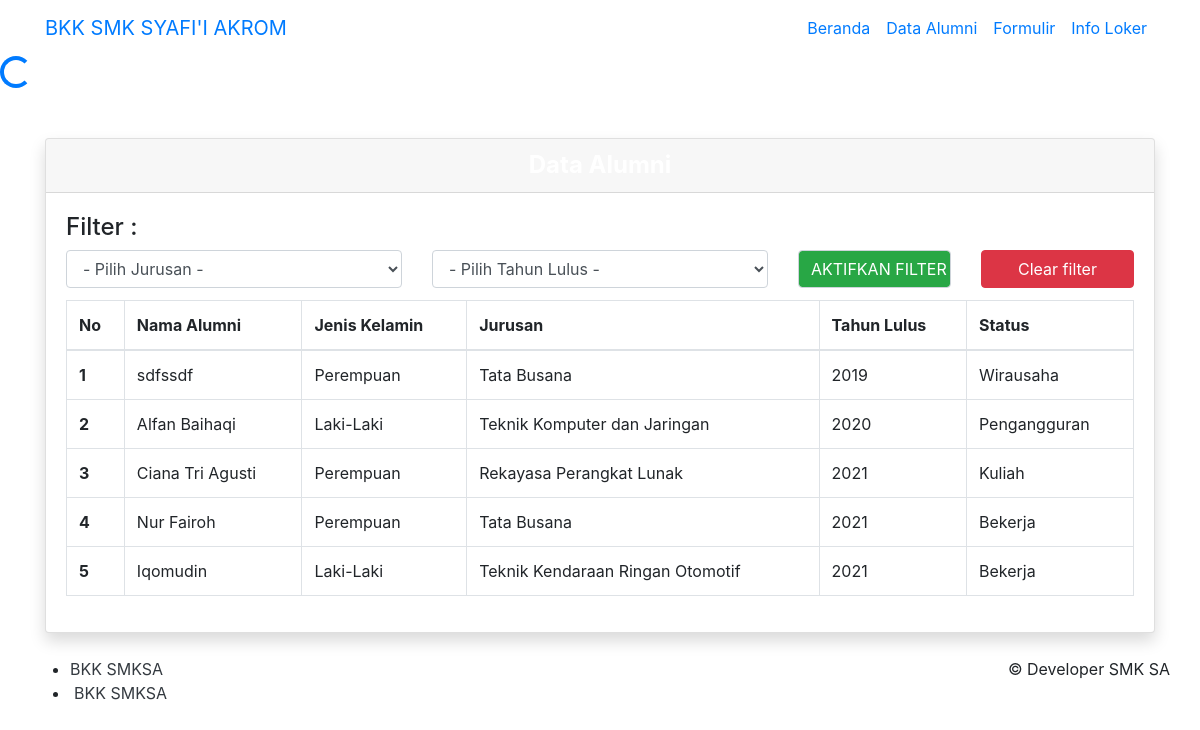
/index.php/alumni, run on the app's committed database.
### tables this page shows
CREATE TABLE `alumni` (
  `id` int(11) NOT NULL,
  `nama_alumni` varchar(50) NOT NULL,
  `jenis_kelamin` varchar(20) NOT NULL,
  `alamat` varchar(128) NOT NULL,
  `jurusan` varchar(50) NOT NULL,
  `tahun_lulus` int(4) NOT NULL,
  `no_telp` varchar(20) NOT NULL,
  `email` varchar(50) NOT NULL,
  `keg_set_lulus` varchar(50) NOT NULL,
  `nama_industry` varchar(50) NOT NULL,
  `upload_foto` varchar(50) NOT NULL,
  `rating_smksa` varchar(50) NOT NULL,
  `saran_smksa` varchar(50) NOT NULL,
  `tanggal_daftar` date NOT NULL
);

### application/controllers/Alumni.php (called while the page is built, shortened)
<?php
class Alumni extends CI_Controller {
    public function __construct()
    {
        $this->load->model('Alumni_model', 'alumni');
    }
    public function index(){
        $data['judul'] = 'Halaman Data Alumni';
        $data['alumni'] = $this->alumni->getAllAlumni();
        if ( $this->input->post('submit') ) {
            $data['alumni'] = $this->alumni->cariAlumni();
        }else {
            $data['alumni'] = $this->alumni->getAllAlumni();
        }
        $this->load->view('templates_home/header', $data);
        $this->load->view('alumni/index.php');
        $this->load->view('templates_home/footer');
    }
}

### index.php (called while the page is built, shortened)
<?php
require_once BASEPATH.'core/CodeIgniter.php';

### application/models/Alumni_model.php (called while the page is built, shortened)
<?php
class Alumni_model extends CI_Model{
public function getAllAlumni(){
    $this->db->order_by('tanggal_daftar', 'DESC');
    return $this->db->get('alumni')->result_array();
}
}
?>

### application/views/alumni/index.php (the view, shortened to what this page needs)
<div class="preloader">
    <div class="loading">
        <i class="spinner-border text-primary text-center">
        </i>
    </div>
</div>
<div class="container mt-5">
    <div class="row">
        <div class="col-lg">
            <div class="card shadow mb-4">
                <div class="card-header text-white section-dark font-weight-bold text-center h4 mt-0">
                </div>
                <div class="card-body">
                    <h4>Filter :</h4>
                    <form action="" method="POST">
                        <div class="row">
                            <div class="col-md-4 mb-2">
                                <select name="jurusan" class="form-control">
                                    <option disabled="" selected="">- Pilih Jurusan -</option>
                                </select>
                            </div>
                            <div class="col-md-4 mb-2">
                                <select name="tahun_lulus" class="form-control">
                                    <option disabled="" selected="">- Pilih Tahun Lulus -</option>
                                </select>
                            </div>
                            <div class="col-md-2 mb-2 text-center">
                                <input class="form-control bg-success text-white" type="submit" name="submit" id="submit" value="AKTIFKAN FILTER">
                            </div>
                            <div class="col-md-2 mb-2">
                                <a class="btn btn-danger mb-1 w-100" href="<?= base_url('alumni') ?>"> Clear filter</a>
                            </div>
                        </div>
                    </form>
                    <div class="table-responsive">
                        <table class="table table-bordered" id="table_id">
                            <thead>
                                <tr>
                                    <th>No</th>
                                    <th>Nama Alumni</th>
                                    <th>Jenis Kelamin</th>
                                    <th>Jurusan</th>
                                    <th>Tahun Lulus</th>
                                    <th>Status</th>
                                </tr>
                            </thead>
                            <tbody>
                                <?php
                                $i = 1;
                                foreach ($alumni as $a) : ?>
                                    <tr>
                                        <th><?= $i; ?></th>
                                        <td><?= $a['nama_alumni']; ?></td>
                                        <td><?= $a['jenis_kelamin']; ?></td>
                                        <td><?= $a['jurusan']; ?></td>
                                        <td><?= $a['tahun_lulus']; ?></td>
                                        <td><?= $a['keg_set_lulus']; ?></td>
                                    </tr>
                                <?php
                                    $i++;
                                endforeach; ?>
                            </tbody>
                        </table>
                    </div>
                </div>
            </div>
        </div>
    </div>
</div>

### application/views/templates_home/header.php (shortened to what this page needs)
<!doctype html>
<html lang="en">
<head>
   <link href="<?= base_url(); ?>assets/css/all.min.css" rel="stylesheet" />
    <link href="<?php echo base_url(); ?>assets/css/bootstrap.min.css" rel="stylesheet" />
    <link href="<?php echo base_url(); ?>assets/css/datatables.min.css" rel="stylesheet" />
    <link href="<?php echo base_url(); ?>assets/css/demo.css" rel="stylesheet" />
    <link href="<?php echo base_url(); ?>assets/css/paper-kit.css" rel="stylesheet" />
    <link href="<?php echo base_url(); ?>assets/css/style.css" rel="stylesheet" />
</head>
<body class="landing-page sidebar-collapse">
<nav class="navbar navbar-expand-lg">
    <div class="container">
      <div class="navbar-translate">
        <a class="navbar-brand" href="<?= base_url(); ?>" rel="tooltip" title="Coded by Creative Tim" data-placement="bottom">
          BKK SMK SYAFI'I AKROM
        </a>
      </div>
        <?php
        $hal = $this->uri->segment(1);
        ?>
      <div class="collapse navbar-collapse justify-content-end" id="navigation">
        <ul class="navbar-nav">
          <li class="nav-item">
            <a href="<?= base_url(); ?>" class="nav-link <?=($hal=='')?'active':'';?>"><i class="fa fa-home"></i> Beranda</a>
          </li>
          <li class="nav-item">
            <a href="<?= base_url('alumni'); ?>" class="nav-link <?=($hal=='alumni')?'active':'';?>"><i class="fa fa-users"></i> Data Alumni</a>
          </li>
          <li class="nav-item">
            <a href="<?= base_url('formulir'); ?>"  class="nav-link <?=($hal=='formulir')?'active':'';?>"><i class="fas fa-book"></i> Formulir</a>
          </li>
          <li class="nav-item">
            <a href="<?= base_url('Infoloker'); ?>" class="nav-link <?=($hal=='Infoloker')?'active':'';?>"><i class="fa fa-binoculars"></i> Info Loker</a>
          </li>
        </ul>
      </div>
    </div>
  </nav>

### application/views/templates_home/footer.php (shortened to what this page needs)
<footer class="footer footer-white ">
    <div class="container">
      <div class="row">
        <nav class="footer-nav py-0 my-0">
          <ul>
            <li>
    			<a href="https://www.facebook.com/SmkSyafiiAkromKotaPekalongan" target="_blank" class="text-dark mr-1"> <i class="fab fa-facebook fa-fw fa-2x"></i>BKK SMKSA</a>
            </li>
            <li>
    			<a href="https://www.instagram.com/smksyafiiakromkotapekalongan" target="_blank" class="text-dark mr-1 ml-1"><i class="fab fa-instagram fa-fw fa-2x"></i>BKK SMKSA</a>
            </li>
          </ul>
        </nav>
        <div class="credits ml-auto py-0 my-0">
          <span class="copyright">
    	  	&copy Developer SMK SA
          </span>
        </div>
      </div>
    </div>
</footer>
</body>
</html>

### data on the page
alumni: nama_alumni "sdfssdf", jenis_kelamin "Perempuan", jurusan "Tata Busana", tahun_lulus "2019", keg_set_lulus "Wirausaha"
alumni: nama_alumni "Alfan Baihaqi", jenis_kelamin "Laki-Laki", jurusan "Teknik Komputer dan Jaringan", tahun_lulus "2020", keg_set_lulus "Pengangguran"
alumni: nama_alumni "Ciana Tri Agusti", jenis_kelamin "Perempuan", jurusan "Rekayasa Perangkat Lunak", tahun_lulus "2021", keg_set_lulus "Kuliah"
alumni: nama_alumni "Nur Fairoh", jenis_kelamin "Perempuan", jurusan "Tata Busana", tahun_lulus "2021", keg_set_lulus "Bekerja"
alumni: nama_alumni "Iqomudin", jenis_kelamin "Laki-Laki", jurusan "Teknik Kendaraan Ringan Otomotif", tahun_lulus "2021", keg_set_lulus "Bekerja"
